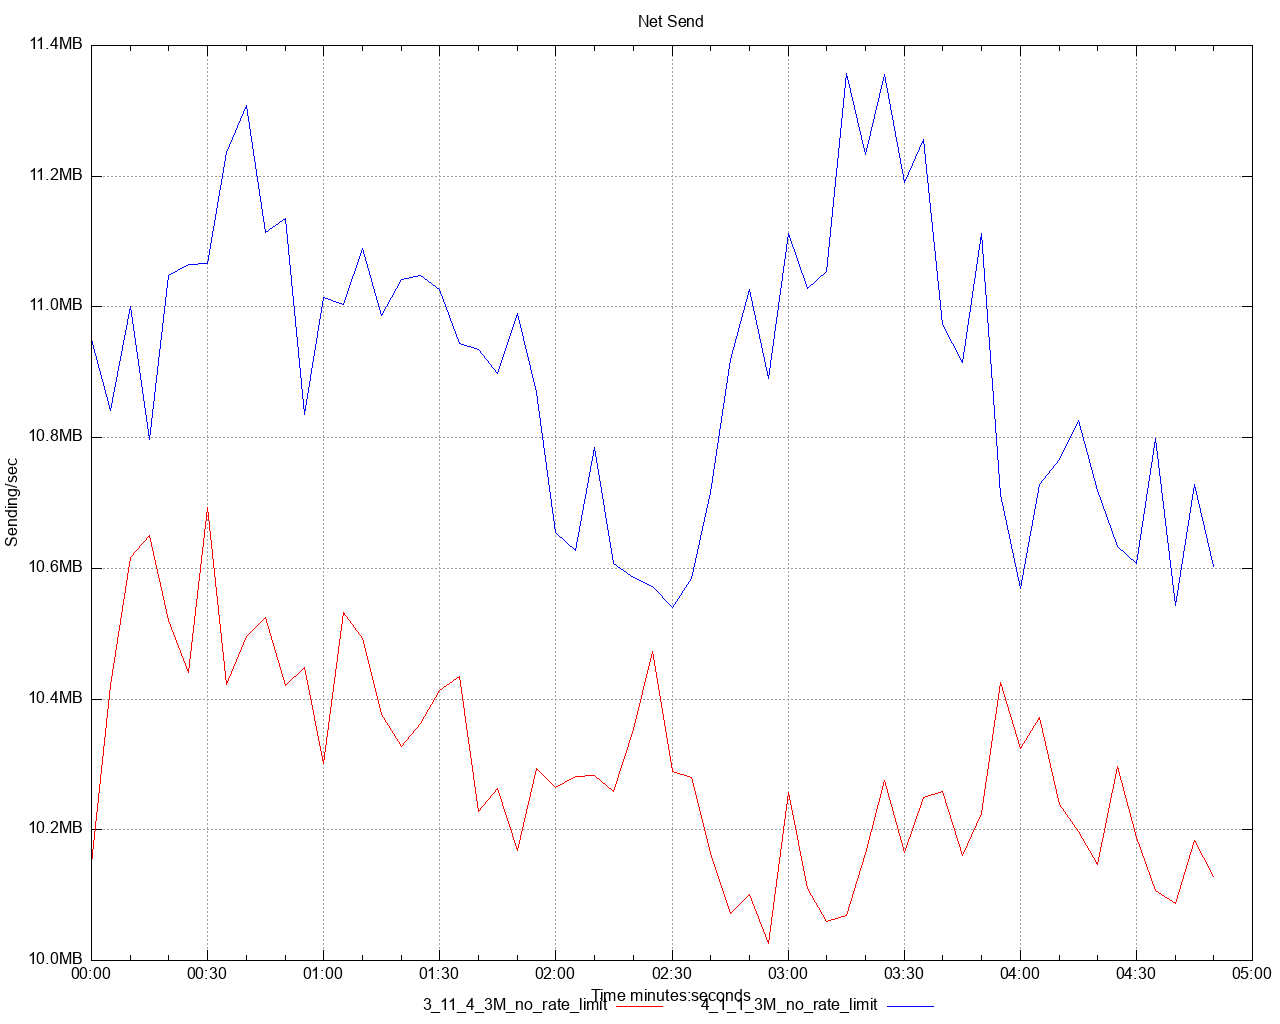

This chart was generated by the following gnuplot code:
set title 'Net Send' noenhanced
set style data lines
set datafile separator ","
set terminal png size 1280,1024
set grid
set key below
set xdata time
set timefmt "%s"
offset = 0
t0(x)=(offset=($0==0) ? x : offset, x - offset)
set xlabel 'Time minutes:seconds'
set ylabel 'Sending/sec'
set format y '%.1s%cB'
set output '/Users/ahmet.mircik/simulator/tests/report_3M_no_rate_limit/dstat/net_send_A3.png'
plot \
   '/Users/ahmet.mircik/simulator/tests/report_3M_no_rate_limit/data/net_send_A3_1.data' using (t0(timecolumn(1))):2 title "3_11_4_3M_no_rate_limit" noenhanced lt rgb "red", \
   '/Users/ahmet.mircik/simulator/tests/report_3M_no_rate_limit/data/net_send_A3_2.data' using (t0(timecolumn(1))):2 title "4_1_1_3M_no_rate_limit" noenhanced lt rgb "blue", \
